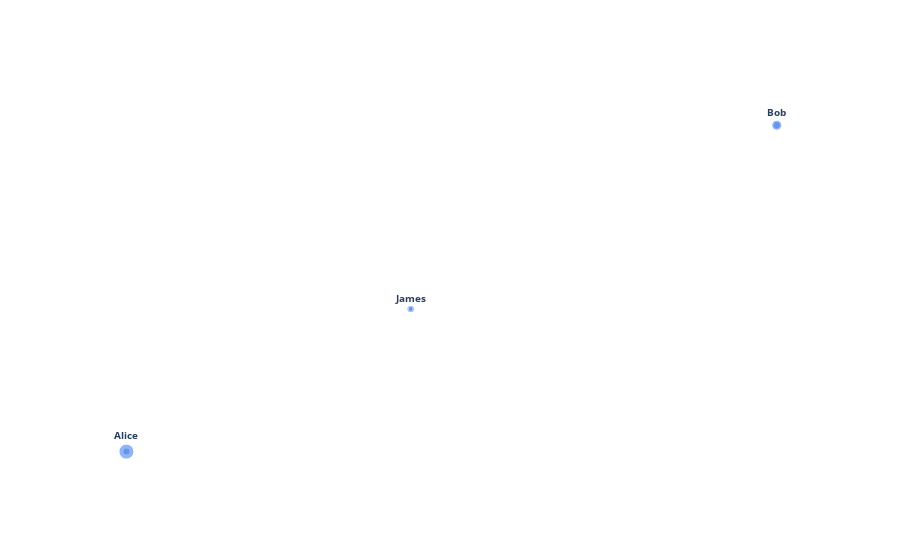

Write notebook code for a chart like this one.
### Code cell
# Customize layout
layout = go.Layout(
    paper_bgcolor='rgba(0,0,0,0)', # transparent background
    plot_bgcolor='rgba(0,0,0,0)', # transparent 2nd background
    xaxis =  {'showgrid': False, 'zeroline': False}, # no gridlines
    yaxis = {'showgrid': False, 'zeroline': False}, # no gridlines
)
# Create figure
fig = go.Figure(layout = layout)
# Add all edge traces
for trace in edge_trace:
    fig.add_trace(trace)
# Add node trace
fig.add_trace(node_trace)
# Remove legend
fig.update_layout(showlegend = False)
# Remove tick labels
fig.update_xaxes(showticklabels = False)
fig.update_yaxes(showticklabels = False)
# Show figure
fig.show()

### Figure 1 — Plotly figure (JSON) as saved in the notebook; plotly's stock layout.template omitted (floating-point values rounded to 4 significant figures)
{"data": [{"hoverinfo": "text+x+y", "hovertemplate": "weight: %{text}<extra></extra>", "line": {"color": "cornflowerblue", "width": 0.3}, "mode": "markers", "text": ["1--2: 1"], "type": "scatter", "x": [-0.08048, 1.0, null], "y": [-0.02526, 0.3138, null]}, {"hoverinfo": "text+x+y", "hovertemplate": "weight: %{text}<extra></extra>", "line": {"color": "cornflowerblue", "width": 1.009}, "mode": "markers", "text": ["1--3: 2"], "type": "scatter", "x": [-0.08048, -0.9195, null], "y": [-0.02526, -0.2886, null]}, {"hoverinfo": "none", "marker": {"color": ["cornflowerblue", "cornflowerblue", "cornflowerblue"], "size": [5, 10, 15]}, "mode": "markers+text", "text": ["<b>James</b>", "<b>Bob</b>", "<b>Alice</b>"], "textfont": {"size": 10}, "textposition": "top center", "type": "scatter", "x": [-0.08048, 1.0, -0.9195], "y": [-0.02526, 0.3138, -0.2886]}], "layout": {"paper_bgcolor": "rgba(0,0,0,0)", "plot_bgcolor": "rgba(0,0,0,0)", "showlegend": false, "xaxis": {"showgrid": false, "showticklabels": false, "zeroline": false}, "yaxis": {"showgrid": false, "showticklabels": false, "zeroline": false}}}
